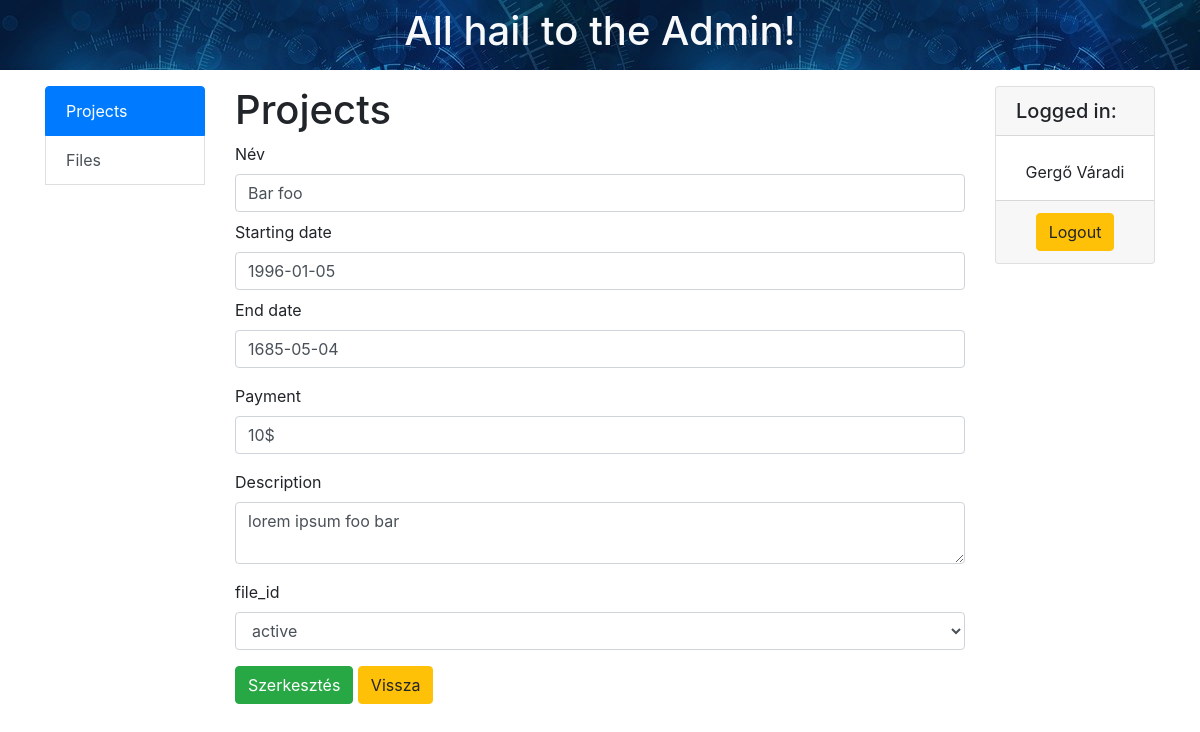
Screenshot of /index.php?modules=projects&id=13&action=edit (signed in) with the database file from the repository.
### tables this page shows
CREATE TABLE `projects` (
  `id` int(10) NOT NULL,
  `name` varchar(255) NOT NULL,
  `starting_date` date NOT NULL,
  `end_date` date NOT NULL,
  `payment` int(10) UNSIGNED NOT NULL,
  `description` text NOT NULL,
  `file_id` int(11) DEFAULT NULL
);

### modules/projects_action/edit.php (the view, shortened to what this page needs)
                  <?php
     if (isset($_GET['id'])) {
        $query = 'SELECT * FROM projects WHERE id =' . $_GET['id'];
        $result = mysqli_query($db, $query);
        $projects = mysqli_fetch_assoc($result);
       };
?>
<form action="index.php?modules=projects&id=<?php echo $projects["id"] ?>&action=edit"
          method="post" class="">
        <div class="form-group mb-2">
            <label for="name">Név</label>
            <input type="text" class="form-control" id="name"
                   name="name" value="<?php echo $projects['name']; ?>">
        </div>
          <div class="form-group mb-2">
            <label for="startingdate">Starting date</label>
            <input type="text" class="form-control" id="startingdate"
                   name="startingdate" value="<?php echo $projects['starting_date']; ?>">
        </div>
        <div class="form-group">
        <label for="enddate">End date</label>
        <input type="text" class="form-control" name="enddate" id="enddate" value="<?php echo $projects['end_date']; ?>">
    </div>
    <div class="form-group">
        <label for="payment">Payment</label>
        <input type="text" class="form-control" name="payment" id="payment" value="<?php echo $projects['payment'] . '$'; ?>">
    </div>
    <div class="form-group">
        <label for="description">Description</label>
        <textarea id="description" class="form-control summernote" name="description"><?php echo $projects['description'] ?></textarea>
    </div>
    <div class="form-group">
        <label for="file_id">file_id</label>
          <select class="form-control" id="file_id" name="file_id" <?php foreach( STATUS as $key => $file_id): ?> >
          <option value="<?php echo $key; ?>"
         >
         <?php echo ($file_id); ?>
         </option>
         <?php endforeach; ?>
      </select>
    </div>
        <button type="submit" class="btn btn-success">Szerkesztés</button>
        <a href="index.php?modules=projects" class=" btn btn-warning">Vissza</a>
    </form>

### rows the page displays
projects: name "Bar foo", startingdate "1996-01-05", enddate "1685-05-04", payment "10$", description "lorem ipsum foo bar"

### other values shown
$_SESSION['name'] "Gergő Váradi"
form field file_id "active"
